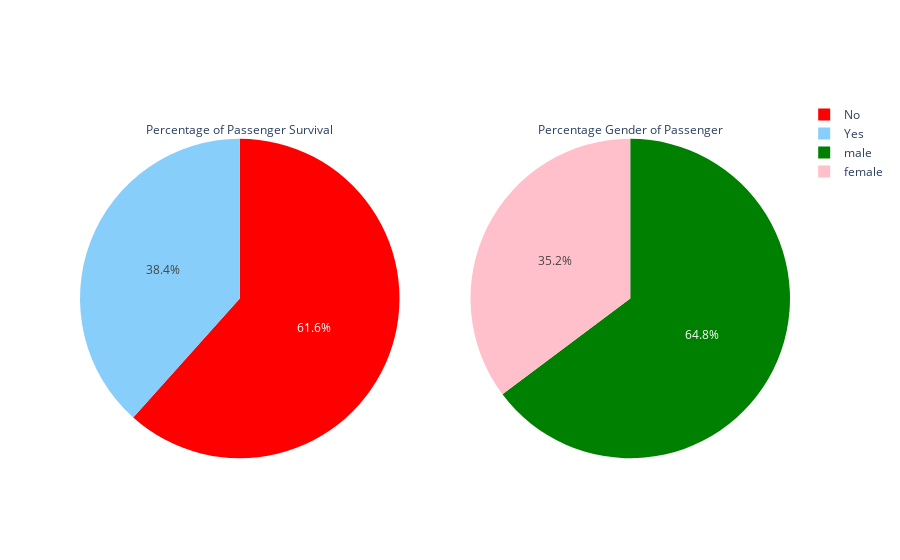

Notebook cell for this chart:
### Code cell
# Graphic Objects Plotly (Simple)
# Create subplot with 1 row and 2 columns
# in matplotlib, this is similar with plt.subplots(1, 2)
fig = make_subplots(rows=1, 
                    cols=2, 
                    specs=[[{'type':'domain'}, {'type':'domain'}]])

# Create first pie plot about survival data in coords (1,1)
fig.add_trace(go.Pie(labels = df_survival["Survived"], 
                     values = df_survival["PassengerId"], 
                     title  = "Percentage of Passenger Survival",
                     name   = "Survive?",
                     marker = {'colors': ["Red","LightSkyBlue"]}),
              1, 1)

# Create second pie plot about gender data in coords (1,2)
fig.add_trace(go.Pie(labels = df_gender["Sex"], 
                     values = df_gender["PassengerId"], 
                     title  = "Percentage Gender of Passenger",
                     name   = "Gender",
                     marker = {'colors': ["Pink","Green"]}),
              1, 2)
fig.show()

### Figure 1 — Plotly figure (JSON) as saved in the notebook; plotly's stock layout.template omitted (floating-point values rounded to 4 significant figures)
{"data": [{"domain": {"x": [0, 0.45], "y": [0, 1]}, "labels": ["No", "Yes"], "marker": {"colors": ["Red", "LightSkyBlue"]}, "name": "Survive?", "title": {"text": "Percentage of Passenger Survival"}, "type": "pie", "values": [549, 342]}, {"domain": {"x": [0.55, 1], "y": [0, 1]}, "labels": ["female", "male"], "marker": {"colors": ["Pink", "Green"]}, "name": "Gender", "title": {"text": "Percentage Gender of Passenger"}, "type": "pie", "values": [314, 577]}], "layout": {}}
